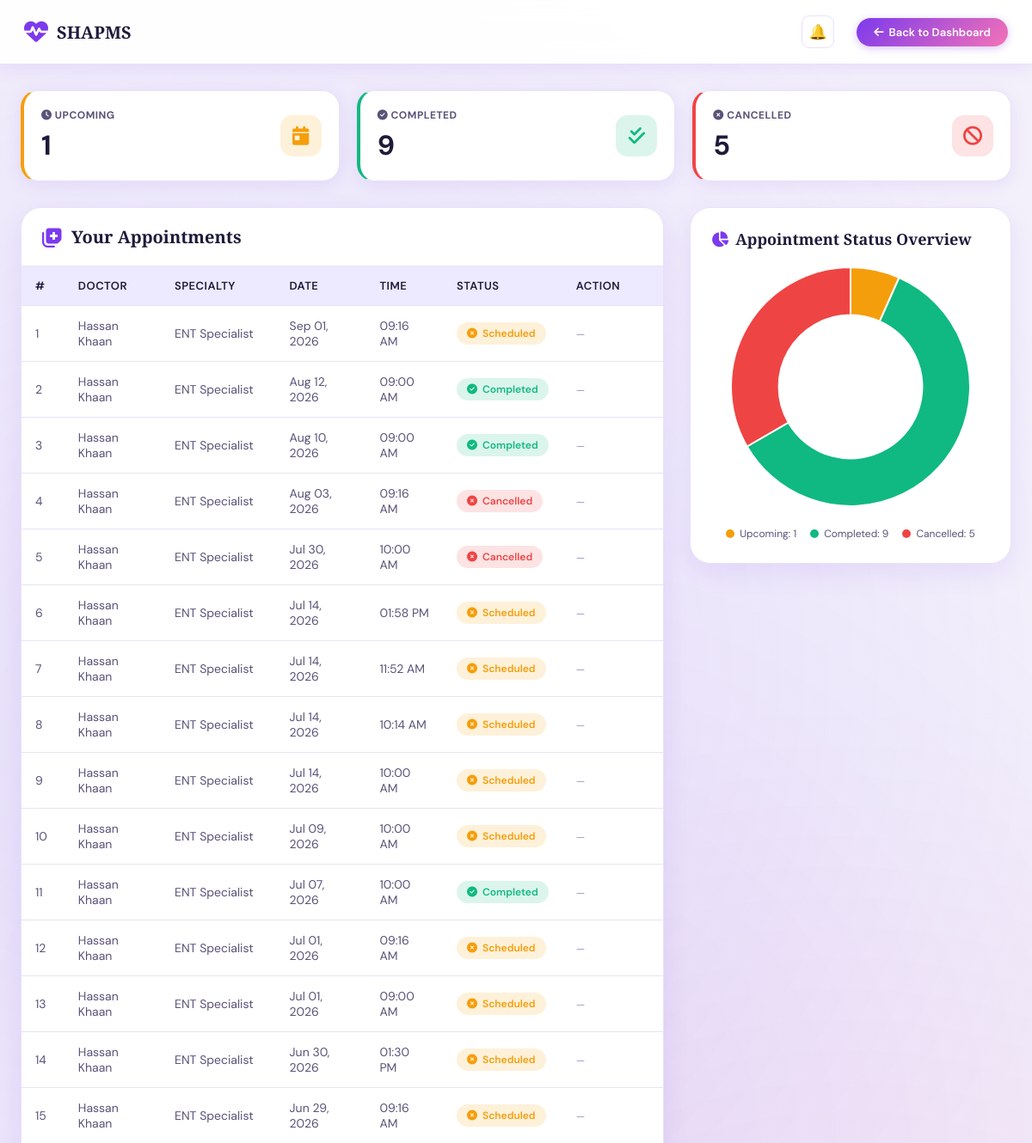
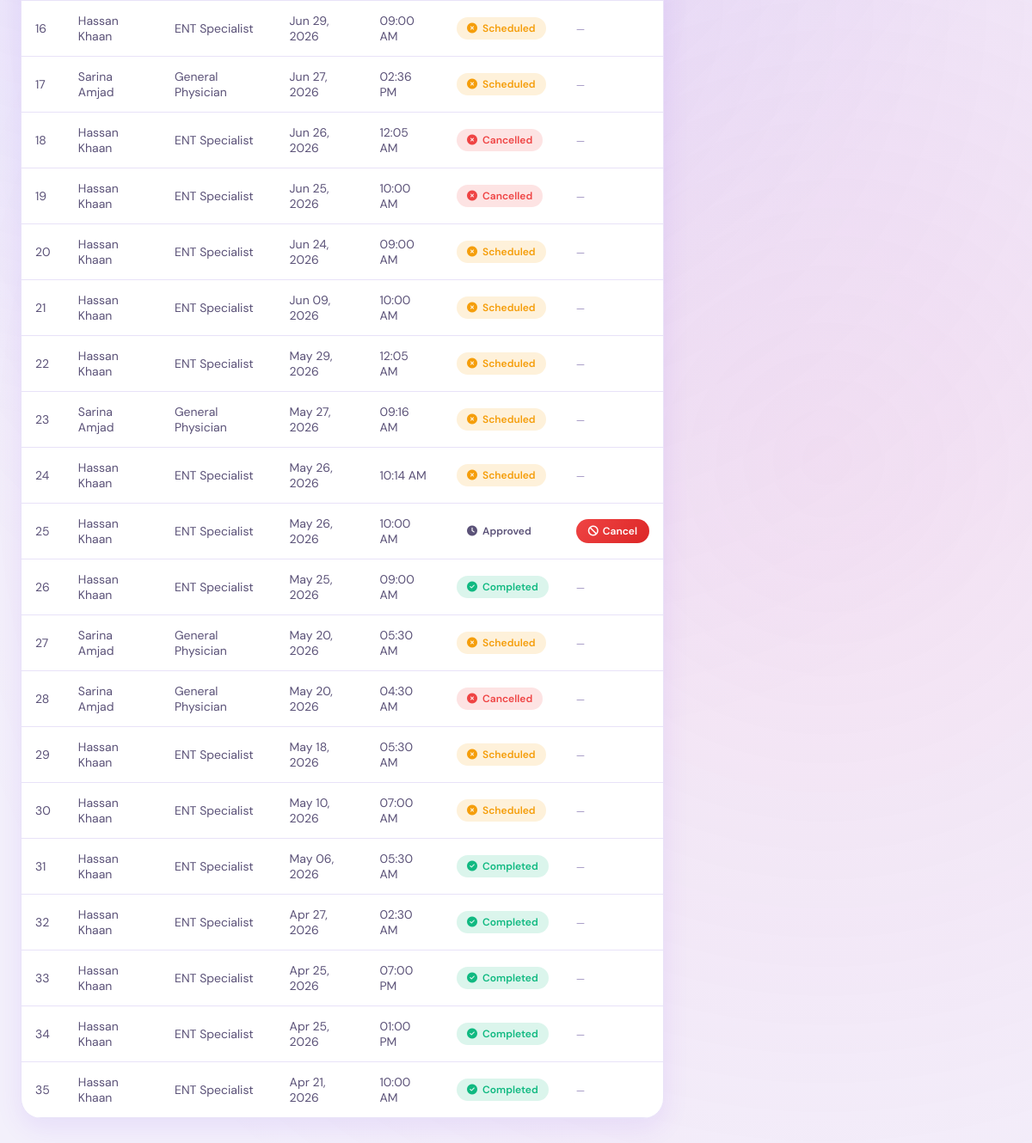
Page /patientappointment.php (signed in) on the committed database (2 pictures, top to bottom).
### tables this page shows
CREATE TABLE `appointments` (
  `appointment_id` int(11) NOT NULL,
  `patient_id` int(11) NOT NULL,
  `doctor_id` int(11) NOT NULL,
  `slot_id` int(11) DEFAULT NULL,
  `appointment_date` datetime NOT NULL,
  `status` enum('scheduled','approved','completed','cancelled') DEFAULT 'scheduled',
  `created_at` timestamp NOT NULL DEFAULT current_timestamp(),
  `reason` varchar(255) DEFAULT NULL
);

CREATE TABLE `users` (
  `user_id` int(11) NOT NULL,
  `full_name` varchar(100) NOT NULL,
  `username` varchar(50) NOT NULL,
  `email` varchar(100) NOT NULL,
  `cnic` varchar(20) DEFAULT NULL,
  `password_hash` varchar(255) NOT NULL,
  `role` enum('admin','department_head','doctor','nurse','patient','receptionist','pharmacist','lab') DEFAULT NULL,
  `status` enum('pending','active','inactive','rejected') DEFAULT 'pending',
  `approved_by` int(11) DEFAULT NULL,
  `created_at` timestamp NOT NULL DEFAULT current_timestamp(),
  `otp_code` varchar(6) DEFAULT NULL,
  `otp_expiry` datetime DEFAULT NULL,
  `age` int(3) DEFAULT NULL,
  `gender` enum('Male','Female','Other') DEFAULT 'Other',
  `contact` varchar(20) DEFAULT NULL,
  `address` varchar(255) DEFAULT NULL,
  `profile_image` varchar(255) DEFAULT NULL,
  `department_id` int(11) DEFAULT NULL,
  `responsibility` varchar(50) DEFAULT NULL,
  `shift` varchar(20) DEFAULT NULL,
  `performance_rating` int(11) DEFAULT 0,
  `height` float DEFAULT NULL
);

CREATE TABLE `doctors` (
  `doctor_id` int(11) NOT NULL,
  `user_id` int(11) NOT NULL,
  `specialty` varchar(100) DEFAULT NULL,
  `contact` varchar(50) DEFAULT '',
  `qualifications` text DEFAULT NULL,
  `experience` text DEFAULT '0',
  `profile_picture` varchar(255) DEFAULT NULL
);

### patientappointment.php (the view, shortened to what this page needs)
<?php
$conn = new mysqli("localhost", "root", "", "SHAPMS");
$res = $conn->prepare("SELECT patient_id FROM patients WHERE user_id=?");
$res->bind_param("i", $_SESSION['user_id']);
$res->execute();
$res->bind_result($patient_id);
$stmt = $conn->prepare("
    SELECT
        a.appointment_id,
        a.appointment_date,
        a.status,
        u.full_name AS doctor_name,
        d.specialty
    FROM appointments a
    JOIN doctors d ON a.doctor_id = d.doctor_id
    JOIN users u ON d.user_id = u.user_id
    WHERE a.patient_id = ?
    ORDER BY a.appointment_date DESC
");
$stmt->bind_param("i", $patient_id);
$stmt->execute();
$result = $stmt->get_result();
$statuses = ['approved','completed','cancelled'];
$stats = [];
foreach($statuses as $status){
    $stmt = $conn->prepare("SELECT COUNT(*) FROM appointments WHERE patient_id=? AND status=?");
    $stmt->bind_param("is", $patient_id, $status);
    $stmt->execute();
    $stmt->bind_result($count);
    $stats[$status] = $count;
}
?>
<!DOCTYPE html>
<html lang="en">
<head>
<link rel="stylesheet" href="https://cdnjs.cloudflare.com/ajax/libs/font-awesome/6.4.0/css/all.min.css">
</head>
<body>
<header>
    <div class="logo-area">
        <i class="fas fa-heartbeat"></i>
        <span>SHAPMS</span>
    </div>
    <div class="header-right">
        <?php include __DIR__ . '/includes/notification_widget.php'; ?>
        <a href="patientdashboard.php" class="back-btn">
            <i class="fas fa-arrow-left"></i> Back to Dashboard
        </a>
    </div>
</header>
<div class="container">
    <div class="stats-row">
        <div class="stat-card scheduled">
            <div class="stat-info">
                <h4><i class="fas fa-clock"></i> Upcoming</h4>
                <div class="stat-number"><?= $stats['approved'] ?></div>
            </div>
            <div class="stat-icon"><i class="fas fa-calendar-day"></i></div>
        </div>
        <div class="stat-card completed">
            <div class="stat-info">
                <h4><i class="fas fa-check-circle"></i> Completed</h4>
                <div class="stat-number"><?= $stats['completed'] ?></div>
            </div>
            <div class="stat-icon"><i class="fas fa-check-double"></i></div>
        </div>
        <div class="stat-card cancelled">
            <div class="stat-info">
                <h4><i class="fas fa-times-circle"></i> Cancelled</h4>
                <div class="stat-number"><?= $stats['cancelled'] ?></div>
            </div>
            <div class="stat-icon"><i class="fas fa-ban"></i></div>
        </div>
    </div>
    <div class="flex-layout">
        <div class="table-container">
            <div class="glass-card">
                <div class="card-header">
                    <i class="fas fa-notes-medical"></i>
                    <h2>Your Appointments</h2>
                </div>
                <div class="table-wrapper">
                    <table class="appointments-table">
                        <thead>
                            <tr>
                                <th>#</th>
                                <th>Doctor</th>
                                <th>Specialty</th>
                                <th>Date</th>
                                <th>Time</th>
                                <th>Status</th>
                                <th>Action</th>
                            </tr>
                        </thead>
                        <tbody>
                            <?php
                            $i = 1;
                            while($row = $result->fetch_assoc()):
                            ?>
                            <tr>
                                <td><?= $i++ ?></td>
                                <td><?= htmlspecialchars($row['doctor_name']) ?></td>
                                <td><?= htmlspecialchars($row['specialty'] ?? 'General') ?></td>
                                <td><?= date('M d, Y', strtotime($row['appointment_date'])) ?></td>
                                <td><?= date('h:i A', strtotime($row['appointment_date'])) ?></td>
                                <td>
                                    <span class="status-badge status-<?= $row['status'] ?>">
                                        <i class="fas <?= $row['status'] == 'approved' ? 'fa-clock' : ($row['status'] == 'completed' ? 'fa-check-circle' : 'fa-times-circle') ?>"></i>
                                        <?= ucfirst($row['status']) ?>
                                    </span>
                                </td>
                                <td>
                                    <?php if($row['status'] === 'approved'): ?>
                                    <a href="?cancel=<?= $row['appointment_id'] ?>" class="cancel-btn"
                                       onclick="return confirm('Are you sure you want to cancel this appointment?')">
                                        <i class="fas fa-ban"></i> Cancel
                                    </a>
                                    <?php else: ?>
                                    <span style="color: var(--text-light); font-size: 12px;">—</span>
                                    <?php endif; ?>
                                </td>
                            </tr>
                            <?php endwhile; ?>
                        </tbody>
                    </table>
                </div>
            </div>
        </div>
        <div class="chart-container">
            <div class="chart-card">
                <h3>
                    <i class="fas fa-chart-pie"></i>
                    Appointment Status Overview
                </h3>
                <canvas id="appointmentChart"></canvas>
                <div style="margin-top: 20px; text-align: center;">
                    <div style="display: inline-flex; gap: 16px; flex-wrap: wrap; justify-content: center;">
                        <div style="display: flex; align-items: center; gap: 6px;">
                            <div style="width: 10px; height: 10px; border-radius: 50%; background: #f59e0b;"></div>
                            <span style="font-size: 12px; color: var(--text-mid);">Upcoming: <?= $stats['approved'] ?></span>
                        </div>
                        <div style="display: flex; align-items: center; gap: 6px;">
                            <div style="width: 10px; height: 10px; border-radius: 50%; background: #10b981;"></div>
                            <span style="font-size: 12px; color: var(--text-mid);">Completed: <?= $stats['completed'] ?></span>
                        </div>
                        <div style="display: flex; align-items: center; gap: 6px;">
                            <div style="width: 10px; height: 10px; border-radius: 50%; background: #ef4444;"></div>
                            <span style="font-size: 12px; color: var(--text-mid);">Cancelled: <?= $stats['cancelled'] ?></span>
                        </div>
                    </div>
                </div>
            </div>
        </div>
    </div>
</div>
<script>
const ctx = document.getElementById('appointmentChart').getContext('2d');
new Chart(ctx, {
    type: 'doughnut',
    data: {
        labels: ['Upcoming', 'Completed', 'Cancelled'],
        datasets: [{
            data: [<?= $stats['approved'] ?>, <?= $stats['completed'] ?>, <?= $stats['cancelled'] ?>],
            backgroundColor: ['#f59e0b', '#10b981', '#ef4444'],
            borderColor: 'white',
            borderWidth: 2,
            hoverOffset: 10,
            cutout: '60%'
        }]
    },
    options: {
        responsive: true,
        maintainAspectRatio: true,
        plugins: {
            legend: { display: false },
            tooltip: {
                backgroundColor: 'white',
                titleColor: '#1e2a4a',
                bodyColor: '#5b5278',
                borderColor: '#e8e2f8',
                borderWidth: 1,
                padding: 10,
                cornerRadius: 8,
                callbacks: {
                    label: function(context) {
                        return `${context.label}: ${context.raw} appointments`;
                    }
                }
            }
        }
    }
});
</script>
</body>
</html>

### rows in the picture
appointments: users.full_name "Hassan Khaan", doctor.specialty "ENT Specialist", appointment_date "Sep 01, 2026", appointment_date "09:16 AM", status "Scheduled"
appointments: users.full_name "Hassan Khaan", doctor.specialty "ENT Specialist", appointment_date "Aug 12, 2026", appointment_date "09:00 AM", status "Completed"
appointments: users.full_name "Hassan Khaan", doctor.specialty "ENT Specialist", appointment_date "Aug 10, 2026", appointment_date "09:00 AM", status "Completed"
appointments: users.full_name "Hassan Khaan", doctor.specialty "ENT Specialist", appointment_date "Aug 03, 2026", appointment_date "09:16 AM", status "Cancelled"
appointments: users.full_name "Hassan Khaan", doctor.specialty "ENT Specialist", appointment_date "Jul 30, 2026", appointment_date "10:00 AM", status "Cancelled"
appointments: users.full_name "Hassan Khaan", doctor.specialty "ENT Specialist", appointment_date "Jul 14, 2026", appointment_date "01:58 PM", status "Scheduled"
appointments: users.full_name "Hassan Khaan", doctor.specialty "ENT Specialist", appointment_date "Jul 14, 2026", appointment_date "11:52 AM", status "Scheduled"
appointments: users.full_name "Hassan Khaan", doctor.specialty "ENT Specialist", appointment_date "Jul 14, 2026", appointment_date "10:14 AM", status "Scheduled"
appointments: users.full_name "Hassan Khaan", doctor.specialty "ENT Specialist", appointment_date "Jul 14, 2026", appointment_date "10:00 AM", status "Scheduled"
appointments: users.full_name "Hassan Khaan", doctor.specialty "ENT Specialist", appointment_date "Jul 09, 2026", appointment_date "10:00 AM", status "Scheduled"
appointments: users.full_name "Hassan Khaan", doctor.specialty "ENT Specialist", appointment_date "Jul 07, 2026", appointment_date "10:00 AM", status "Completed"
appointments: users.full_name "Hassan Khaan", doctor.specialty "ENT Specialist", appointment_date "Jul 01, 2026", appointment_date "09:16 AM", status "Scheduled"
appointments: users.full_name "Hassan Khaan", doctor.specialty "ENT Specialist", appointment_date "Jul 01, 2026", appointment_date "09:00 AM", status "Scheduled"
appointments: users.full_name "Hassan Khaan", doctor.specialty "ENT Specialist", appointment_date "Jun 30, 2026", appointment_date "01:30 PM", status "Scheduled"
appointments: users.full_name "Hassan Khaan", doctor.specialty "ENT Specialist", appointment_date "Jun 29, 2026", appointment_date "09:16 AM", status "Scheduled"
appointments: users.full_name "Hassan Khaan", doctor.specialty "ENT Specialist", appointment_date "Jun 29, 2026", appointment_date "09:00 AM", status "Scheduled"
appointments: users.full_name "Sarina Amjad", doctor.specialty "General Physician", appointment_date "Jun 27, 2026", appointment_date "02:36 PM", status "Scheduled"
appointments: users.full_name "Hassan Khaan", doctor.specialty "ENT Specialist", appointment_date "Jun 26, 2026", appointment_date "12:05 AM", status "Cancelled"
appointments: users.full_name "Hassan Khaan", doctor.specialty "ENT Specialist", appointment_date "Jun 25, 2026", appointment_date "10:00 AM", status "Cancelled"
appointments: users.full_name "Hassan Khaan", doctor.specialty "ENT Specialist", appointment_date "Jun 24, 2026", appointment_date "09:00 AM", status "Scheduled"
appointments: users.full_name "Hassan Khaan", doctor.specialty "ENT Specialist", appointment_date "Jun 09, 2026", appointment_date "10:00 AM", status "Scheduled"
appointments: users.full_name "Hassan Khaan", doctor.specialty "ENT Specialist", appointment_date "May 29, 2026", appointment_date "12:05 AM", status "Scheduled"
appointments: users.full_name "Sarina Amjad", doctor.specialty "General Physician", appointment_date "May 27, 2026", appointment_date "09:16 AM", status "Scheduled"
appointments: users.full_name "Hassan Khaan", doctor.specialty "ENT Specialist", appointment_date "May 26, 2026", appointment_date "10:14 AM", status "Scheduled"
appointments: users.full_name "Hassan Khaan", doctor.specialty "ENT Specialist", appointment_date "May 26, 2026", appointment_date "10:00 AM", status "Approved"
appointments: users.full_name "Hassan Khaan", doctor.specialty "ENT Specialist", appointment_date "May 25, 2026", appointment_date "09:00 AM", status "Completed"
appointments: users.full_name "Sarina Amjad", doctor.specialty "General Physician", appointment_date "May 20, 2026", appointment_date "05:30 AM", status "Scheduled"
appointments: users.full_name "Sarina Amjad", doctor.specialty "General Physician", appointment_date "May 20, 2026", appointment_date "04:30 AM", status "Cancelled"
appointments: users.full_name "Hassan Khaan", doctor.specialty "ENT Specialist", appointment_date "May 18, 2026", appointment_date "05:30 AM", status "Scheduled"
appointments: users.full_name "Hassan Khaan", doctor.specialty "ENT Specialist", appointment_date "May 10, 2026", appointment_date "07:00 AM", status "Scheduled"
appointments: users.full_name "Hassan Khaan", doctor.specialty "ENT Specialist", appointment_date "May 06, 2026", appointment_date "05:30 AM", status "Completed"
appointments: users.full_name "Hassan Khaan", doctor.specialty "ENT Specialist", appointment_date "Apr 27, 2026", appointment_date "02:30 AM", status "Completed"
appointments: users.full_name "Hassan Khaan", doctor.specialty "ENT Specialist", appointment_date "Apr 25, 2026", appointment_date "07:00 PM", status "Completed"
appointments: users.full_name "Hassan Khaan", doctor.specialty "ENT Specialist", appointment_date "Apr 25, 2026", appointment_date "01:00 PM", status "Completed"
appointments: users.full_name "Hassan Khaan", doctor.specialty "ENT Specialist", appointment_date "Apr 21, 2026", appointment_date "10:00 AM", status "Completed"

### other values in the picture
$stats['approved'] "1"
$stats['completed'] "9"
$stats['cancelled'] "5"
chart data {{ $stats['approved'] }} 1
chart data {{ $stats['completed'] }} 9
chart data {{ $stats['cancelled'] }} 5
